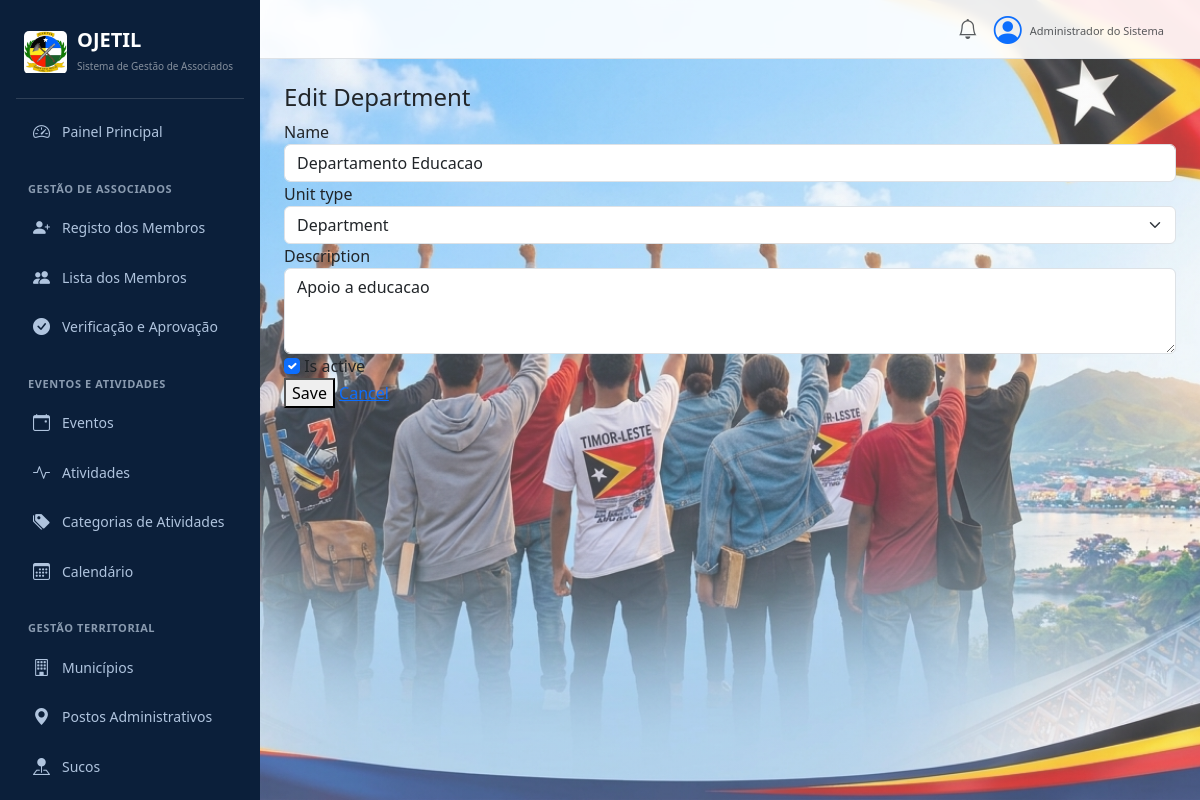
The page /organization/departments/3/edit/ on the database its author committed.
### organization/models.py (models this page shows, shortened)
class OrganizationUnit(models.Model):
    UNIT_TYPES = [
        ("department", "Department"),
        ("committee", "Committee"),
        ("territorial", "Territorial Structure"),
    ]
    name = models.CharField(max_length=150)
    unit_type = models.CharField(
        max_length=20,
        choices=UNIT_TYPES,
        default="department",
    )
    description = models.TextField(blank=True)
    is_active = models.BooleanField(default=True)
    created_at = models.DateTimeField(auto_now_add=True)
    class Meta:
        ordering = ["name"]
        verbose_name = "Organization Unit"
        verbose_name_plural = "Organization Units"

### organization/views.py (the view)
# urls.py: path("departments/<int:pk>/edit/", views.department_edit_view, name="department_edit"),
def department_edit_view(request, pk):
  dept = get_object_or_404(OrganizationUnit, pk=pk)
  if request.method == "POST":
    form = OrganizationUnitForm(request.POST, instance=dept)
    if form.is_valid():
      form.save()
      return redirect("organization:departments")
  else:
    form = OrganizationUnitForm(instance=dept)
  return render(
      request,
      "organization/department_form.html",
      {"form": form, "action": "Edit"},
  )

### organization/forms.py
class OrganizationUnitForm(forms.ModelForm):
    class Meta:
        model = OrganizationUnit
        fields = [
            "name",
            "unit_type",
            "description",
            "is_active",
        ]
        widgets = {
            "name": forms.TextInput(attrs={"class": "form-control"}),
            "unit_type": forms.Select(attrs={"class": "form-select"}),
            "description": forms.Textarea(attrs={"class": "form-control", "rows": 3}),
            "is_active": forms.CheckboxInput(attrs={"class": "form-check-input"}),
        }

### organization/templates/organization/department_form.html
{% extends "organization/form_base.html" %}
{% block form_title %}Department{% endblock %}
{% block back_url %}{% url 'organization:departments' %}{% endblock %}

### organization/templates/organization/form_base.html (shortened to what this page needs)
{% extends "dashboard/base.html" %}
{% block content %}
<div class="org-page">
  <div class="o-panel o-form">
    <h4>{{ action }} {% block form_title %}{% endblock %}</h4>
    <form method="post">
      {% for field in form %}
      <div class="o-field">
        {% if field.field.widget.input_type == "checkbox" %}
          <label>{{ field }} {{ field.label }}</label>
        {% else %}
          <label for="{{ field.id_for_label }}">{{ field.label }}</label>
          {{ field }}
        {% endif %}
      </div>
      {% endfor %}
      <button type="submit" class="o-btn o-btn-blue">Save</button>
      <a href="{% block back_url %}{% url 'organization:structure' %}{% endblock %}" class="o-btn o-btn-gray">Cancel</a>
    </form>
  </div>
</div>
{% endblock %}

### rows shown on the page
OrganizationUnit: form "Departamento Educacao" "Department" "Apoio a educacao", form "☑"

### other values the page prints
{{ action }} "Edit"
{{ field.label }} "Name" "Unit type" "Description"
{{ field.label }} "Is active"
